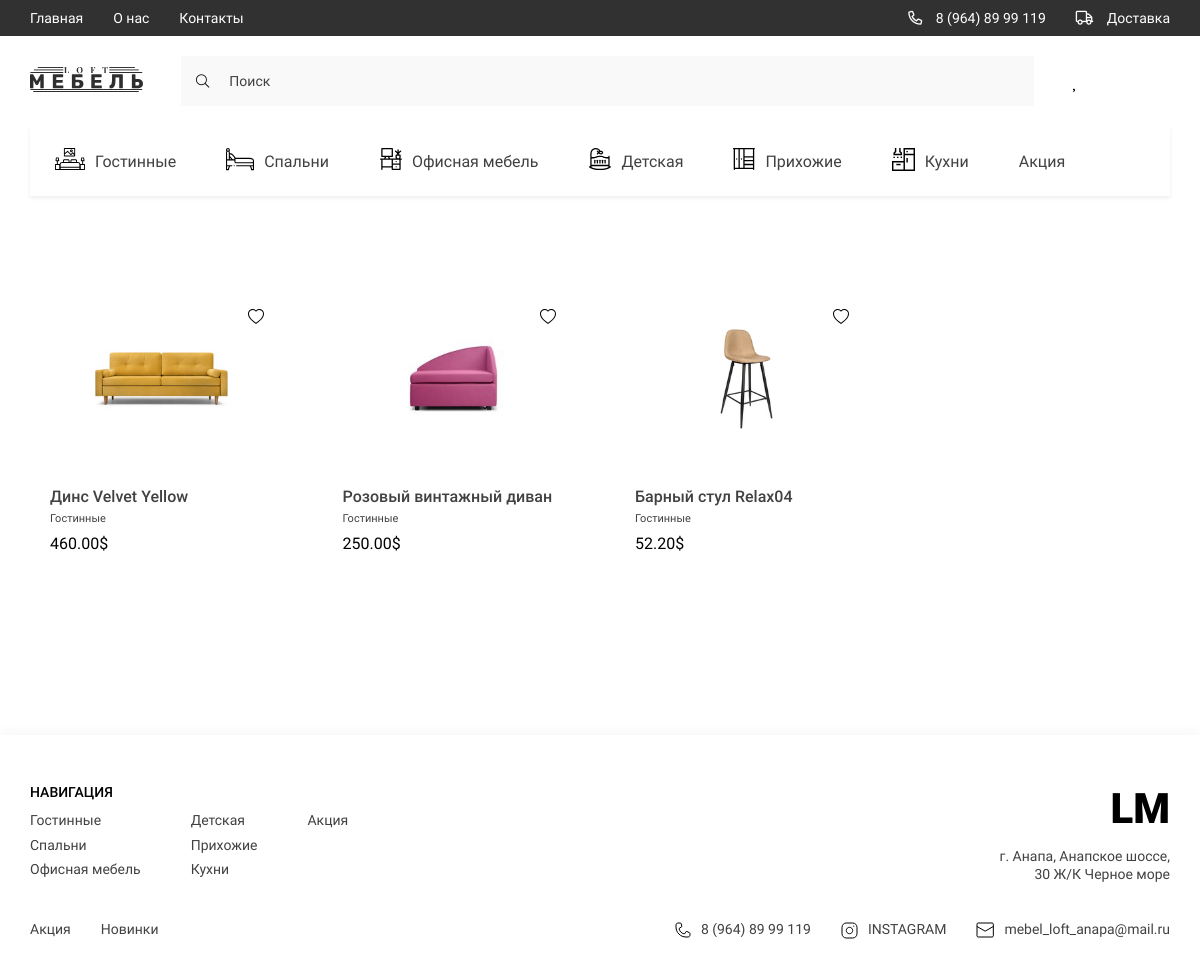
Page /category/gostinnye/ on the committed database.
### store/models.py (models this page shows, shortened)
class Category(models.Model):
    title = models.CharField(max_length=255, verbose_name='Категория')
    svg = models.FileField(null=True, blank=True, upload_to='category/', verbose_name='Картина svg')
    svg_mobile = models.FileField(null=True, blank=True, upload_to='category/mobile_svg',
                                  verbose_name='Картнина мобильной версии svg')
    slug = models.SlugField(verbose_name='Слаг', unique=True, null=True)
    def __str__(self):
        return self.title
    class Meta:
        verbose_name = 'Категория'
        verbose_name_plural = 'Категории'
    def get_absolute_url(self):
        return reverse('category', kwargs={'slug': self.slug})

class Product(models.Model):
    title = models.CharField(max_length=255, verbose_name='Title')
    category = models.ForeignKey(Category, on_delete=models.CASCADE, verbose_name='Category')
    price = models.DecimalField(max_digits=12, decimal_places=2, verbose_name='Price')
    color = models.CharField(max_length=255, default='Black', verbose_name='Color')
    rating = models.FloatField(default=0, verbose_name='Rating')
    quantity_in_storage = models.IntegerField(default=0, verbose_name='Quantity')
    description = models.TextField(default='Here will be description of product', verbose_name='Discreption')
    depth = models.FloatField(default=0, verbose_name='Depth')
    width = models.FloatField(default=0, verbose_name='Width')
    height = models.FloatField(default=0, verbose_name='Height')
    slug = models.SlugField(verbose_name='Slug', unique=True, null=True)
    class Meta:
        verbose_name = 'Продукт'
        verbose_name_plural = 'Продукты'
    def get_first_image(self):
        error_image = 'https://www.autoglushitel.com/wp-content/uploads/2018/12/13124-600x600.jpg'
        if self.images:
            try:
                return self.images.first().image.url
            except:
                return error_image
        else:
            return error_image

class Gallery(models.Model):
    Product = models.ForeignKey(Product, on_delete=models.CASCADE, verbose_name='Product', related_name='images')
    image = models.ImageField(upload_to='gallery/', verbose_name='Image')
    class Meta:
        verbose_name = 'Gallery'
        verbose_name_plural = 'Galleries'

### store/views.py (the view)
# urls.py: path('category/<slug:slug>/', CategoryView.as_view(), name='category'),
class CategoryView(ListView):
    model = Category
    template_name = 'store/category.html'
    context_object_name = 'products'
    def get_queryset(self, **kwargs):
        slug = self.kwargs['slug']
        products = Product.objects.filter(category__slug=slug)
        return products
    def get_context_data(self, *, object_list=None, **kwargs):
        context = super().get_context_data()
        slug = self.kwargs['slug']
        category = Category.objects.get(slug=slug)
        title = category.title
        context['title'] = f'{title}'
        return context

### store/templatetags/store_tags.py (called while the page is built)
@register.simple_tag()
def get_categories():
    return Category.objects.all()

@register.simple_tag()
def get_footer_categories():
    categories = Category.objects.all()
    footer_categories, footer_subcategories = [], []
    index = 0
    for category in categories:
        if len(footer_subcategories) >= 3:
            temp = footer_subcategories.copy()
            footer_categories.append(temp)
            footer_subcategories.clear()
            if len(categories[index::]) <= 3:
                footer_categories += [categories[index::]]
        index += 1
        footer_subcategories.append(category)
    return footer_categories

### store/templates/store/category.html (shortened to what this page needs)
{% extends 'base.html' %}
{% block main %}
<main class="main">
    <div class="container">
        {% include 'store/components/product_card.html' %}
    </div>
</main>
{% endblock main %}

### templates/components/header/_header_list.html
{% load store_tags %}
{% get_categories as categories %}
<ul class="header__list _categories">
    {% for category in categories %}
    <li>
        <a href="{{ category.get_absolute_url }}" class="header__list-links">
            <span class="header__list-img">
                {% if category.svg %}
                <img src="{{ category.svg.url }}" alt="icons">
                {% endif %}
            </span>
            {{ category.title }}
        </a>
    </li>
    {% endfor %}
</ul>

### store/templates/store/components/product_card.html (shortened to what this page needs)
<section class="products">
    {% load store_tags %}
    {% if request.user.is_authenticated %}
    {% get_favorite_products request.user as fav_products %}
    {% endif %}
    <div class="products__content">
        {% for product in products %}
        <div class="products__item">
            {% if request.user.is_authenticated and product in fav_products %}
            <a href="{% url 'add_favorite_product' product.slug %}"
               style="margin-left:85%; text-decoration:none; color: red;">
                <svg xmlns="http://www.w3.org/2000/svg" width="16" height="16" fill="currentColor"
                     class="bi bi-heart-fill" viewBox="0 0 16 16">
                    <path fill-rule="evenodd"
                          d="M8 1.314C12.438-3.248 23.534 4.735 8 15-7.534 4.736 3.562-3.248 8 1.314z"/>
                </svg>
            </a>
            {% else %}
            <a href="{% url 'add_favorite_product' product.slug %}"
               style="margin-left:85%; text-decoration:none; color: black;">
            </a>
            {% endif %}
            <a href="{% url 'product' product.slug %}"> <img src="{{ product.get_first_image }}" alt=""
                                                             class="products__item-img" width="100px"
                                                             height="100px"></a>
            <div class="products__item-text">
                <h3 class="products__item-title">{{ product.title }}</h3>
                <div class="products__item-desrc">{{ product.category }}</div>
                <div class="products__item-price">{{ product.price }}$</div>
            </div>
        </div>
        {% endfor %}
    </div>
</section>

### templates/components/footer/_footer_navigate.html
{% load store_tags %}
{% get_footer_categories as main_categories %}
<div class="footer__navigate">
    <div class="footer__navigate-part">
        <h2 class="footer__navigate-title">НАВИГАЦИЯ</h2>
        <div class="footer__navigate-lists">
            {% for categories in main_categories %}
            <ul class="footer__navigate-list">
                {% for category in categories %}
                        <li><a href="{{ category.get_absolute_url }}" class="footer__navigate-links">{{ category.title }}</a></li>
                {% endfor %}
            </ul>
            {% endfor %}
        </div>
    </div>
    <div class="footer__navigate-part _right">
        <a href="./index.html" class="footer__logo">LM</a>
        <p class="footer__adress">г. Анапа, Анапское шоссе, 30 Ж/К Черное море</p>
    </div>
</div>

### store/static/store/css/style.css (style rules this page uses)
:root { --containerWidth: 1140px; --primaryColor: #414141; --primaryFont: 'Roboto'; --mainColor: #245462; }
* { padding: 0; margin: 0; box-sizing: border-box; text-decoration: none; list-style: none; font-family: var(--primaryFont); }
.container { width: 100%; max-width: calc(var(--containerWidth) + 30px); margin: 0 auto; padding: 0 15px; }
.nav__content-bars, ._categories, .nav__list-links>img, .nav__bars-open, ._truck { display: none; }
.header__list { display: flex; justify-content: space-between; align-items: center; }
.header__list._categories { justify-content: flex-start; width: 100%; overflow-x: scroll; background: #FFFFFF; box-shadow: 0px 2px 4px rgba(0, 0, 0, 0.07); margin-bottom: 30px; }
.header__list-links { padding: 24px 25px; display: flex; justify-content: center; align-items: center; height: 70px; transition: background .3s linear, color .3s linear; width: max-content; font-family: 'Roboto'; font-size: 16px; line-height: 19px; color: #414141; }
.header__list-links img { margin-right: 10px; min-width: 18px; transition: filter .3s linear; }
.main { width: 100%; flex-grow: 1; padding-bottom: 150px; }
.products { width: 100%; display: flex; flex-direction: column; margin-top: 30px; }
.products__content { width: 100%; display: grid; grid-template-columns: repeat(4, minmax(137.67px, 263px)); column-gap: 30px; row-gap: 10px; }
.products__item { display: flex; justify-content: center; flex-direction: column; align-items: center; padding: 53px 20px 32px; transition: transform .3s linear; position: relative; }
.products__item-text { width: 100%; margin-top: 54px; }
.products__item-title { font-weight: 500; font-size: 16px; line-height: 19px; color: #414141; }
.products__item-desrc { font-size: 11px; line-height: 13px; color: #414141; margin: 6px 0 9px; }
.products__item-img { width: 100%; }
.footer__navigate { display: flex; width: 100%; justify-content: space-between; margin-bottom: 35px; }
.footer__navigate-part._right { text-align: right; }
.footer__navigate-title { font-weight: 500; font-size: 14px; line-height: 126.69%; color: #000000; margin-bottom: 10px; text-transform: uppercase; }
.footer__navigate-lists { display: flex; }
.footer__navigate-list { display: flex; flex-direction: column; align-items: flex-start; justify-content: flex-start; }
.footer__navigate-list:not(:last-child) { margin-right: 50px; }
.footer__navigate-links { font-size: 14px; line-height: 126.69%; color: #414141; display: block; margin-bottom: 7.24px; transition: color .3s linear; }
.footer__logo { font-weight: 900; font-size: 42px; line-height: 49px; color: #000000; display: block; margin-bottom: 15px; }
.footer__adress { font-size: 14px; line-height: 126.69%; text-align: right; color: #414141; width: 100%; max-width: 171px; }

### rows in the picture
Category: svg (picture), title "Гостинные"
Category: svg (picture), title "Спальни"
Category: svg (picture), title "Офисная мебель"
Category: svg (picture), title "Детская"
Category: svg (picture), title "Прихожие"
Category: svg (picture), title "Кухни"
Category: title "Акция"
Product: get_first_image (picture), title "Динс Velvet Yellow", category "Гостинные", price "460.00"
Product: get_first_image (picture), title "Розовый винтажный диван", category "Гостинные", price "250.00"
Product: get_first_image (picture), title "Барный стул Relax04", category "Гостинные", price "52.20"
